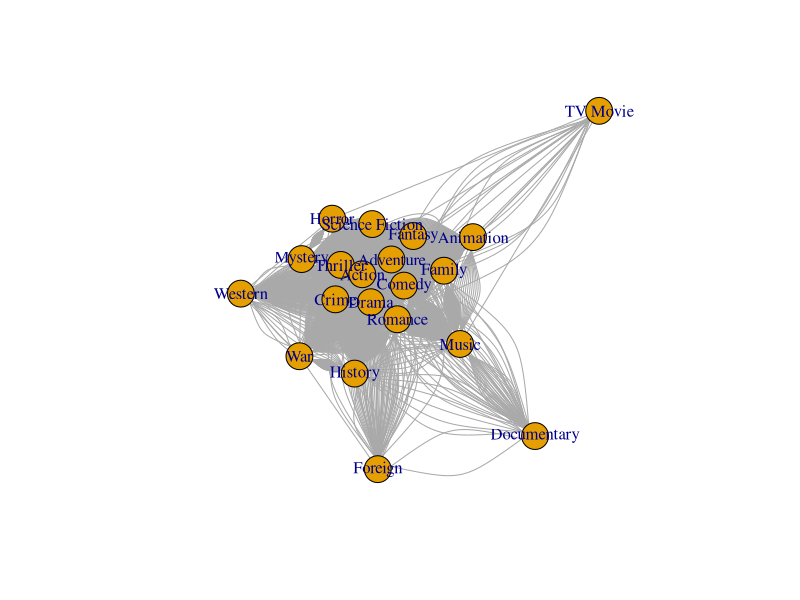

Write R code to recreate this figure. (Note: this script raises an error after producing the figure.)
## ---- chunk 1
knitr::opts_chunk$set(echo = TRUE)
## ---- chunk 2

# load packages
library(igraph)
library(tidyverse)

# functions
select <- dplyr::select

# read in data
movies <- read.csv('../data/clean/movies.csv')
genres <- read.csv('../data/clean/genres.csv')

## ---- chunk 3
head(genres)
## ---- chunk 4
# filter only Avatar
dat <- genres %>%
  filter(title == 'Avatar')

# preview
head(dat)

## ---- chunk 5
# check possible combinations of genre column
# t() will transpose the matrix that is output (flip sideways)
combinations <- combn(dat$genre, m = 2) %>% 
  t()

combinations

## ---- chunk 6
data.frame(
  genre1 = combinations[,1],
  genre2 = combinations[,2]
)

## ---- chunk 7
# function for acquiring genre combinations
# x will be the input for the fuction - the dataframe we are using
getCombinations <- function(x) {

  # the column we are looking to make into an edge list is in quotes
  input <- x[,'genre']
  
  # here, we make a new object within our function for possible combinations
  combinations <- combn(input, m = 2) %>% 
  t()
  
  # and output a dataframe, which is returned when function is run
  output <- data.frame(
    genre1 = combinations[,1],
    genre2 = combinations[,2]
  )
  
  return(output)
  rm(combinations, output)
}



## ---- chunk 8
# remove films that only have one genre (one row in dataframe)
# here, we group by individual movies, add a column for the genre count
# then, filter out movies where count is 1 or less
genreList <- genres %>%
  group_by(title) %>%
  mutate(count = n()) %>%
  filter(count > 1) %>%
  select(-count) %>% 
  ungroup() %>%
  mutate_all(as.character) %>%
  as.data.frame()

# use split to split up dataframe into individual lists for each movie
genreList <- genreList %>%
  # mutate(group = group_indices(., title)) %>%
  # split(.$group) %>%
  # map_dfr(getCombinations, .id = 'group')
  split(.$title) %>%
  map_dfr(getCombinations, .id = 'title')


## ---- chunk 9
# preview
head(genreList)
tail(genreList)

## ---- chunk 10
genres %>%
  filter(title == 'Zulu')

## ---- chunk 11
# for the next steps, we need to move title to the last column
genreList <- genreList %>%
  select(genre1, genre2, title)

# create network object. non-directed
net <- graph_from_data_frame(
  genreList,
  directed = FALSE
)

# plot
plot(net)

## ---- chunk 12
E(net)$weight <- 1


simplify(net, edge.attr.comb = list(weight = 'sum'))


plot(net)

